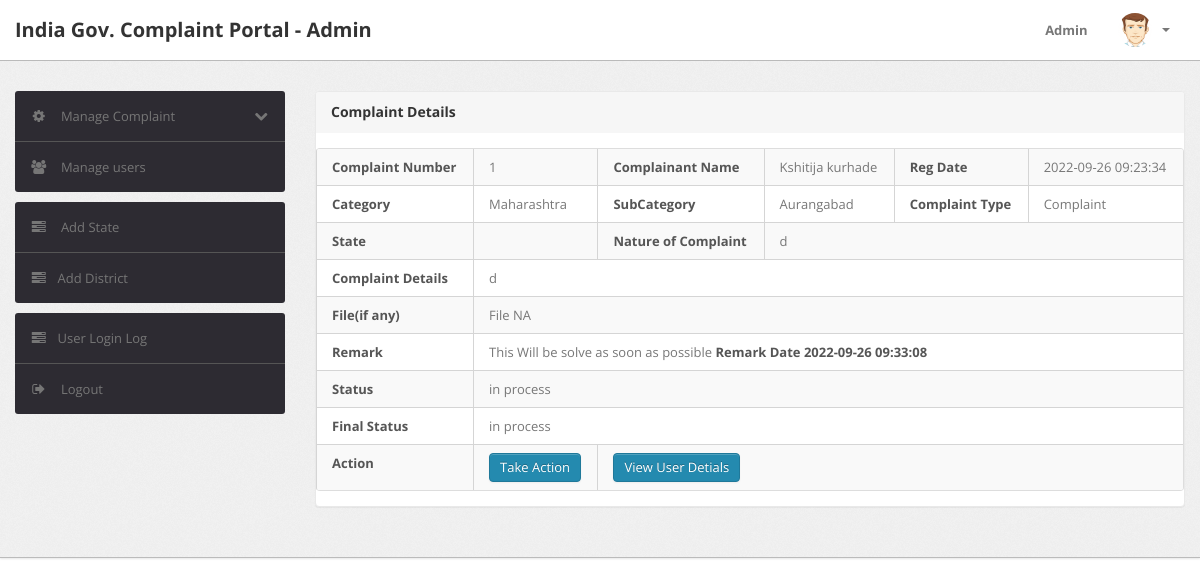
Page /admin/complaint-details.php?cid=1 (signed in) on the committed database.
### tables this page shows
CREATE TABLE `tblcomplaints` (
  `complaintNumber` int(11) NOT NULL,
  `userId` int(11) NOT NULL,
  `category` int(11) NOT NULL,
  `subcategory` varchar(255) NOT NULL,
  `complaintType` varchar(255) NOT NULL,
  `state` varchar(255) NOT NULL,
  `noc` varchar(255) NOT NULL,
  `complaintDetails` mediumtext NOT NULL,
  `complaintFile` varchar(255) DEFAULT NULL,
  `regDate` timestamp NOT NULL DEFAULT current_timestamp(),
  `status` varchar(50) DEFAULT NULL,
  `lastUpdationDate` timestamp NOT NULL DEFAULT '0000-00-00 00:00:00' ON UPDATE current_timestamp()
);

CREATE TABLE `users` (
  `id` int(11) NOT NULL,
  `fullName` varchar(255) DEFAULT NULL,
  `userEmail` varchar(255) DEFAULT NULL,
  `password` varchar(255) DEFAULT NULL,
  `contactNo` bigint(11) DEFAULT NULL,
  `address` tinytext DEFAULT NULL,
  `State` varchar(255) DEFAULT NULL,
  `country` varchar(255) DEFAULT NULL,
  `pincode` int(6) DEFAULT NULL,
  `userImage` varchar(255) DEFAULT NULL,
  `regDate` timestamp NOT NULL DEFAULT current_timestamp(),
  `updationDate` timestamp NOT NULL DEFAULT '0000-00-00 00:00:00' ON UPDATE current_timestamp(),
  `status` int(1) NOT NULL
);

CREATE TABLE `category` (
  `id` int(11) NOT NULL,
  `categoryName` varchar(255) NOT NULL,
  `creationDate` timestamp NOT NULL DEFAULT current_timestamp(),
  `updationDate` varchar(255) NOT NULL
);

CREATE TABLE `complaintremark` (
  `id` int(11) NOT NULL,
  `complaintNumber` int(11) NOT NULL,
  `status` varchar(255) NOT NULL,
  `remark` mediumtext NOT NULL,
  `remarkDate` timestamp NOT NULL DEFAULT current_timestamp()
);

### admin/complaint-details.php (the view, shortened to what this page needs)
<?php
include('include/config.php');
if(strlen($_SESSION['alogin'])==0)
	{
header('location:index.php');
}
else{
?>
<!DOCTYPE html>
<html lang="en">
<head>
	<link type="text/css" href="bootstrap/css/bootstrap.min.css" rel="stylesheet">
	<link type="text/css" href="bootstrap/css/bootstrap-responsive.min.css" rel="stylesheet">
	<link type="text/css" href="css/theme.css" rel="stylesheet">
	<link type="text/css" href="images/icons/css/font-awesome.css" rel="stylesheet">
</head>
<body>
<?php include('include/header.php');?>
	<div class="wrapper">
		<div class="container">
			<div class="row">
<?php include('include/sidebar.php');?>
			<div class="span9">
					<div class="content">
	<div class="module">
							<div class="module-head">
								<h3>Complaint Details</h3>
							</div>
							<div class="module-body table">
								<table cellpadding="0" cellspacing="0" border="0" class="datatable-1 table table-bordered table-striped	 display" width="100%">
									<tbody>
<?php $st='closed';
$query=mysqli_query($bd, "select tblcomplaints.*,users.fullName as name,category.categoryName as catname from tblcomplaints join users on users.id=tblcomplaints.userId join category on category.id=tblcomplaints.category where tblcomplaints.complaintNumber='".$_GET['cid']."'");
while($row=mysqli_fetch_array($query))
{
?>
										<tr>
											<td><b>Complaint Number</b></td>
											<td><?php echo htmlentities($row['complaintNumber']);?></td>
											<td><b>Complainant Name</b></td>
											<td> <?php echo htmlentities($row['name']);?></td>
											<td><b>Reg Date</b></td>
											<td><?php echo htmlentities($row['regDate']);?>
											</td>
										</tr>
<tr>
											<td><b>Category </b></td>
											<td><?php echo htmlentities($row['catname']);?></td>
											<td><b>SubCategory</b></td>
											<td> <?php echo htmlentities($row['subcategory']);?></td>
											<td><b>Complaint Type</b></td>
											<td><?php echo htmlentities($row['complaintType']);?>
											</td>
										</tr>
<tr>
											<td><b>State </b></td>
											<td><?php echo htmlentities($row['state']);?></td>
											<td ><b>Nature of Complaint</b></td>
											<td colspan="3"> <?php echo htmlentities($row['noc']);?></td>
										</tr>
<tr>
											<td><b>Complaint Details </b></td>
											<td colspan="5"> <?php echo htmlentities($row['complaintDetails']);?></td>
										</tr>
<tr>
											<td><b>File(if any) </b></td>
											<td colspan="5"> <?php $cfile=$row['complaintFile'];
if($cfile=="" || $cfile=="NULL")
{
  echo "File NA";
}
else{?>
<a href="../users/complaintdocs/<?php echo htmlentities($row['complaintFile']);?>" ?> View File</a>
<?php } ?></td>
</tr>
<?php $ret=mysqli_query($bd, "select complaintremark.remark as remark,complaintremark.status as sstatus,complaintremark.remarkDate as rdate from complaintremark join tblcomplaints on tblcomplaints.complaintNumber=complaintremark.complaintNumber where complaintremark.complaintNumber='".$_GET['cid']."'");
while($rw=mysqli_fetch_array($ret))
{
?>
<tr>
<td><b>Remark</b></td>
<td colspan="5"><?php echo  htmlentities($rw['remark']); ?> <b>Remark Date <?php echo  htmlentities($rw['rdate']); ?></b></td>
</tr>
<tr>
<td><b>Status</b></td>
<td colspan="5"><?php echo  htmlentities($rw['sstatus']); ?></td>
</tr>
<?php }?>
<tr>
<td><b>Final Status</b></td>
											<td colspan="5"><?php if($row['status']=="")
											{ echo "Not Process Yet";
} else {
										 echo htmlentities($row['status']);
										 }?></td>
										</tr>
<tr>
											<td><b>Action</b></td>
											<td>
											<?php if($row['status']=="closed"){
												} else {?>
<a href="javascript:void(0);" onClick="popUpWindow('http://localhost/Complaint Management System/admin/updatecomplaint.php?cid=<?php echo htmlentities($row['complaintNumber']);?>');" title="Update order">
											 <button type="button" class="btn btn-primary">Take Action</button></td>
											</a><?php } ?></td>
											<td colspan="4">
											<a href="javascript:void(0);" onClick="popUpWindow('http://localhost/Complaint Management System/admin/userprofile.php?uid=<?php echo htmlentities($row['userId']);?>');" title="Update order">
											 <button type="button" class="btn btn-primary">View User Detials</button></a></td>
										</tr>
										<?php  } ?>
								</table>
							</div>
						</div>
					</div>
				</div>
			</div>
		</div>
	</div>
<?php include('include/footer.php');?>
</body>
<?php } ?>

### admin/css/theme.css (style rules this page uses)
body { font-size: 13px; font-family: 'Open Sans', Arial, sans-serif; background: #fff; color: #777 }
h1, h2, h3, h4, h5, h6 { color: #333; margin-top: 0 }
h3 { font-size: 20px }
strong, b { color: #555 }
.wrapper { background: url(../images/bg.png) #eee; border-bottom: 1px solid #bbb; -webkit-box-shadow: 0 1px 2px rgba(0,0,0,0.1); -moz-box-shadow: 0 1px 2px rgba(0,0,0,0.1); box-shadow: 0 1px 2px rgba(0,0,0,0.1); padding: 30px 0 }
select, textarea, input[type="text"], input[type="password"], input[type="datetime"], input[type="datetime-local"], input[type="date"], input[type="month"], input[type="time"], input[type="week"], input[type="number"], input[type="email"], input[type="url"], input[type="search"], input[type="tel"], input[type="color"], .uneditable-input, label, input, button, select, textarea { -webkit-border-radius: 3px; -moz-border-radius: 3px; border-radius: 3px; font-size: 13px; font-family: 'Open Sans', Tahoma, Arial, sans-serif }
.module { background: #fff; -webkit-border-radius: 3px; -moz-border-radius: 3px; border-radius: 3px; border: 1px solid #ccc; border-bottom-color: #bbb; -webkit-box-shadow: 0 0 1px rgba(0,0,0,0.2); -moz-box-shadow: 0 0 1px rgba(0,0,0,0.2); box-shadow: 0 0 1px rgba(0,0,0,0.2); margin-bottom: 30px }
.btn, .btn-box { -webkit-border-radius: 3px; -moz-border-radius: 3px; border-radius: 3px }
.btn { font-size: 13px; font-weight: 600 }
.btn { display: inline-block; margin-bottom: 0; font-weight: 400; text-align: center; vertical-align: middle; cursor: pointer; background-image: none; border: 1px solid transparent; white-space: nowrap; padding: 4px 10px; font-size: 13px; line-height: 1.42857; border-radius: 4px; -webkit-user-select: none; -moz-user-select: none; -ms-user-select: none; user-select: none }
.btn-primary { color: #fff; background-color: #248aaf; border-color: #20799a }
.table { margin-bottom: 0 }
.table th, .table td { border-color: #d5d5d5!important }
.table-bordered thead:first-child tr:first-child>th:first-child, .table-bordered tbody:first-child tr:first-child>td:first-child { -webkit-border-top-left-radius: 2px; -moz-border-radius-topleft: 2px; border-top-left-radius: 2px }
.table-bordered thead:first-child tr:first-child>th:last-child, .table-bordered tbody:first-child tr:first-child>td:last-child { -webkit-border-top-right-radius: 2px; -moz-border-radius-topright: 2px; border-top-right-radius: 2px }
.table-bordered thead:last-child tr:last-child>th:first-child, .table-bordered tbody:last-child tr:last-child>td:first-child, .table-bordered tfoot:last-child tr:last-child>td:first-child { -webkit-border-bottom-left-radius: 2px; -moz-border-radius-bottomleft: 2px; border-bottom-left-radius: 2px }
.table-bordered thead:last-child tr:last-child>th:last-child, .table-bordered tbody:last-child tr:last-child>td:last-child, .table-bordered tfoot:last-child tr:last-child>td:last-child { -webkit-border-bottom-right-radius: 2px; -moz-border-radius-bottomright: 2px; border-bottom-right-radius: 2px }
.module { box-shadow: 0 0 3px rgba(0,0,0,.1); border-color: #e9e9e9; margin-bottom: 20px; background-color: #fff; border-radius: 4px; -webkit-box-shadow: 0 1px 1px rgba(0,0,0,.05); box-shadow: 0 1px 1px rgba(0,0,0,.05); }
.module-head { color: #767676; background-color: #f6f6f6; border-color: #e9e9e9; padding: 10px 15px; border-bottom: 1px solid transparent; border-top-right-radius: 3px; border-top-left-radius: 3px; }
.module-head h3 { font-size: 14px; line-height: 20px; height: 20px; margin: 0 }
.module-body { padding: 15px }
.module-body.table { padding: 15px 0 }
.module-body.table .table th, .module-body.table .table td { padding-left: 15px; padding-right: 15px }

### rows in the picture
tblcomplaints: complaintNumber "1", userId.fullName "Kshitija kurhade", regDate "2022-09-26 09:23:34", category.categoryName "Maharashtra", subcategory "Aurangabad", complaintType "Complaint", noc "d", complaintDetails "d", complaintFile "File NA", status "in process"
complaintremark: remark "This Will be solve as soon as possible", remarkDate "2022-09-26 09:33:08", status "in process"
